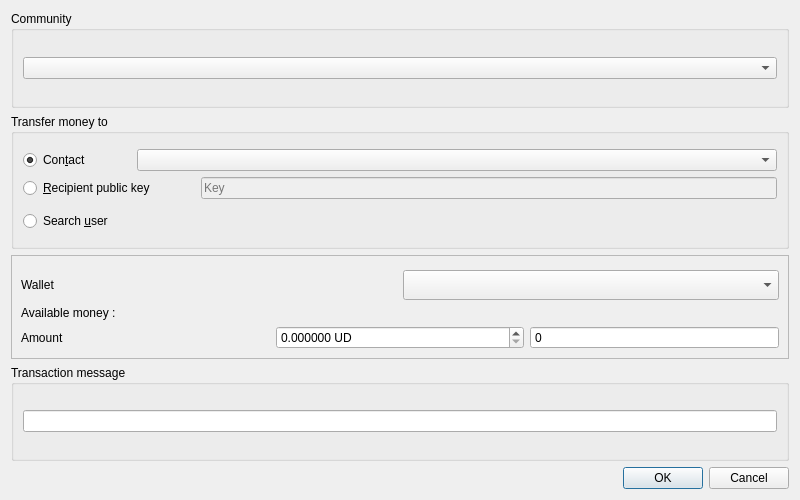
<?xml version="1.0" encoding="UTF-8"?>
<ui version="4.0">
 <class>TransferMoneyDialog</class>
 <widget class="QDialog" name="TransferMoneyDialog">
  <property name="geometry">
   <rect>
    <x>0</x>
    <y>0</y>
    <width>800</width>
    <height>500</height>
   </rect>
  </property>
  <property name="windowTitle">
   <string>Transfer money</string>
  </property>
  <layout class="QVBoxLayout" name="verticalLayout">
   <item>
    <widget class="QGroupBox" name="groupBox_2">
     <property name="title">
      <string>Community</string>
     </property>
     <layout class="QHBoxLayout" name="horizontalLayout_4">
      <item>
       <widget class="QComboBox" name="combo_community"/>
      </item>
     </layout>
    </widget>
   </item>
   <item>
    <widget class="QGroupBox" name="group_box_recipient">
     <property name="title">
      <string>Transfer money to</string>
     </property>
     <layout class="QHBoxLayout" name="horizontalLayout_5">
      <item>
       <layout class="QVBoxLayout" name="verticalLayout_4">
        <property name="topMargin">
         <number>6</number>
        </property>
        <property name="bottomMargin">
         <number>6</number>
        </property>
        <item>
         <layout class="QHBoxLayout" name="horizontalLayout_2">
          <item>
           <widget class="QRadioButton" name="radio_contact">
            <property name="sizePolicy">
             <sizepolicy hsizetype="Maximum" vsizetype="Fixed">
              <horstretch>0</horstretch>
              <verstretch>0</verstretch>
             </sizepolicy>
            </property>
            <property name="text">
             <string>Con&amp;tact</string>
            </property>
            <property name="checked">
             <bool>true</bool>
            </property>
           </widget>
          </item>
          <item>
           <spacer name="horizontalSpacer_3">
            <property name="orientation">
             <enum>Qt::Horizontal</enum>
            </property>
            <property name="sizeType">
             <enum>QSizePolicy::Maximum</enum>
            </property>
            <property name="sizeHint" stdset="0">
             <size>
              <width>40</width>
              <height>20</height>
             </size>
            </property>
           </spacer>
          </item>
          <item>
           <widget class="QComboBox" name="combo_contact">
            <property name="enabled">
             <bool>true</bool>
            </property>
            <property name="sizePolicy">
             <sizepolicy hsizetype="Minimum" vsizetype="Fixed">
              <horstretch>0</horstretch>
              <verstretch>0</verstretch>
             </sizepolicy>
            </property>
           </widget>
          </item>
         </layout>
        </item>
        <item>
         <layout class="QHBoxLayout" name="horizontalLayout">
          <item>
           <widget class="QRadioButton" name="radio_pubkey">
            <property name="sizePolicy">
             <sizepolicy hsizetype="Maximum" vsizetype="Fixed">
              <horstretch>0</horstretch>
              <verstretch>0</verstretch>
             </sizepolicy>
            </property>
            <property name="text">
             <string>&amp;Recipient public key</string>
            </property>
            <property name="checked">
             <bool>false</bool>
            </property>
           </widget>
          </item>
          <item>
           <spacer name="horizontalSpacer_2">
            <property name="orientation">
             <enum>Qt::Horizontal</enum>
            </property>
            <property name="sizeType">
             <enum>QSizePolicy::Maximum</enum>
            </property>
            <property name="sizeHint" stdset="0">
             <size>
              <width>40</width>
              <height>20</height>
             </size>
            </property>
           </spacer>
          </item>
          <item>
           <widget class="QLineEdit" name="edit_pubkey">
            <property name="enabled">
             <bool>false</bool>
            </property>
            <property name="sizePolicy">
             <sizepolicy hsizetype="Minimum" vsizetype="Fixed">
              <horstretch>0</horstretch>
              <verstretch>0</verstretch>
             </sizepolicy>
            </property>
            <property name="inputMask">
             <string/>
            </property>
            <property name="text">
             <string/>
            </property>
            <property name="placeholderText">
             <string>Key</string>
            </property>
           </widget>
          </item>
         </layout>
        </item>
        <item>
         <layout class="QHBoxLayout" name="layout_search_user">
          <property name="topMargin">
           <number>6</number>
          </property>
          <item>
           <widget class="QRadioButton" name="radio_search">
            <property name="sizePolicy">
             <sizepolicy hsizetype="Minimum" vsizetype="Fixed">
              <horstretch>0</horstretch>
              <verstretch>0</verstretch>
             </sizepolicy>
            </property>
            <property name="text">
             <string>Search &amp;user</string>
            </property>
           </widget>
          </item>
          <item>
           <spacer name="horizontalSpacer">
            <property name="orientation">
             <enum>Qt::Horizontal</enum>
            </property>
            <property name="sizeType">
             <enum>QSizePolicy::Maximum</enum>
            </property>
            <property name="sizeHint" stdset="0">
             <size>
              <width>40</width>
              <height>20</height>
             </size>
            </property>
           </spacer>
          </item>
         </layout>
        </item>
       </layout>
      </item>
     </layout>
    </widget>
   </item>
   <item>
    <widget class="QFrame" name="frame">
     <property name="frameShape">
      <enum>QFrame::StyledPanel</enum>
     </property>
     <property name="frameShadow">
      <enum>QFrame::Raised</enum>
     </property>
     <layout class="QVBoxLayout" name="verticalLayout_8">
      <item>
       <layout class="QHBoxLayout" name="horizontalLayout_7">
        <property name="topMargin">
         <number>5</number>
        </property>
        <item>
         <widget class="QLabel" name="label_2">
          <property name="text">
           <string>Wallet</string>
          </property>
         </widget>
        </item>
        <item>
         <widget class="QComboBox" name="combo_wallets">
          <property name="minimumSize">
           <size>
            <width>0</width>
            <height>30</height>
           </size>
          </property>
         </widget>
        </item>
       </layout>
      </item>
      <item>
       <widget class="QLabel" name="label_total">
        <property name="text">
         <string>Available money : </string>
        </property>
       </widget>
      </item>
      <item>
       <layout class="QHBoxLayout" name="horizontalLayout_3">
        <item>
         <widget class="QLabel" name="label_3">
          <property name="text">
           <string>Amount</string>
          </property>
         </widget>
        </item>
        <item>
         <widget class="QDoubleSpinBox" name="spinbox_relative">
          <property name="suffix">
           <string> UD</string>
          </property>
          <property name="decimals">
           <number>6</number>
          </property>
          <property name="maximum">
           <double>99999999999999991611392.000000000000000</double>
          </property>
          <property name="singleStep">
           <double>0.010000000000000</double>
          </property>
         </widget>
        </item>
        <item>
         <widget class="QDoubleSpinBox" name="spinbox_amount">
          <property name="wrapping">
           <bool>false</bool>
          </property>
          <property name="frame">
           <bool>true</bool>
          </property>
          <property name="readOnly">
           <bool>false</bool>
          </property>
          <property name="buttonSymbols">
           <enum>QAbstractSpinBox::NoButtons</enum>
          </property>
          <property name="showGroupSeparator" stdset="0">
           <bool>false</bool>
          </property>
          <property name="decimals">
           <number>0</number>
          </property>
          <property name="value">
           <double>0.000000000000000</double>
          </property>
         </widget>
        </item>
       </layout>
      </item>
     </layout>
    </widget>
   </item>
   <item>
    <widget class="QGroupBox" name="groupBox_3">
     <property name="title">
      <string>Transaction message</string>
     </property>
     <layout class="QVBoxLayout" name="verticalLayout_3">
      <item>
       <widget class="QLineEdit" name="edit_message">
        <property name="inputMask">
         <string/>
        </property>
       </widget>
      </item>
     </layout>
    </widget>
   </item>
   <item>
    <widget class="QDialogButtonBox" name="button_box">
     <property name="orientation">
      <enum>Qt::Horizontal</enum>
     </property>
     <property name="standardButtons">
      <set>QDialogButtonBox::Cancel|QDialogButtonBox::Ok</set>
     </property>
    </widget>
   </item>
  </layout>
 </widget>
 <resources/>
 <connections/>
 <slots>
  <slot>open_manage_wallet_coins()</slot>
  <slot>change_displayed_wallet(int)</slot>
  <slot>transfer_mode_changed(bool)</slot>
  <slot>recipient_mode_changed(bool)</slot>
  <slot>change_current_community(int)</slot>
  <slot>amount_changed()</slot>
  <slot>relative_amount_changed()</slot>
 </slots>
</ui>
